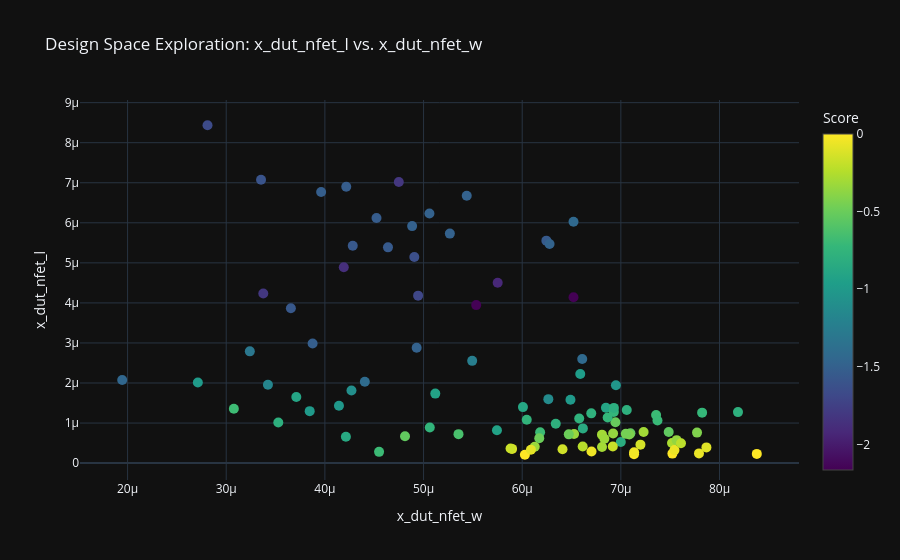
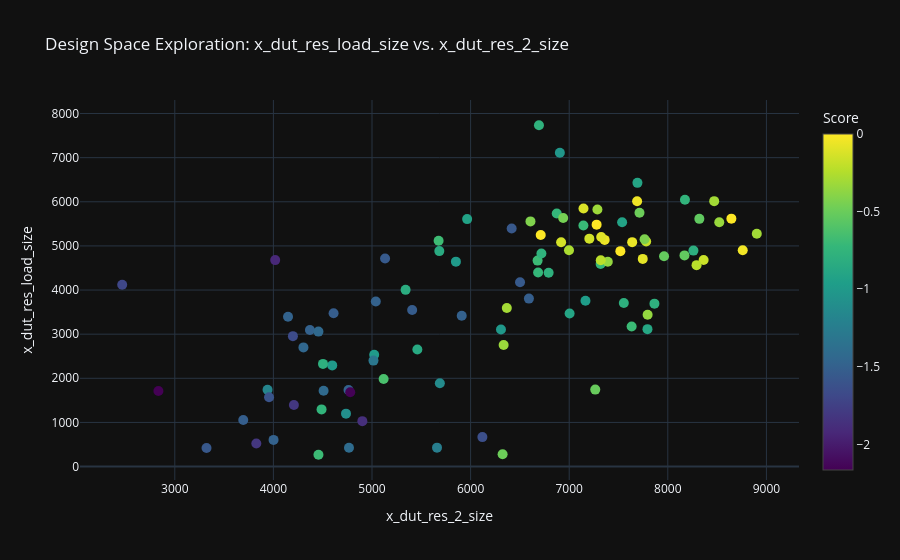
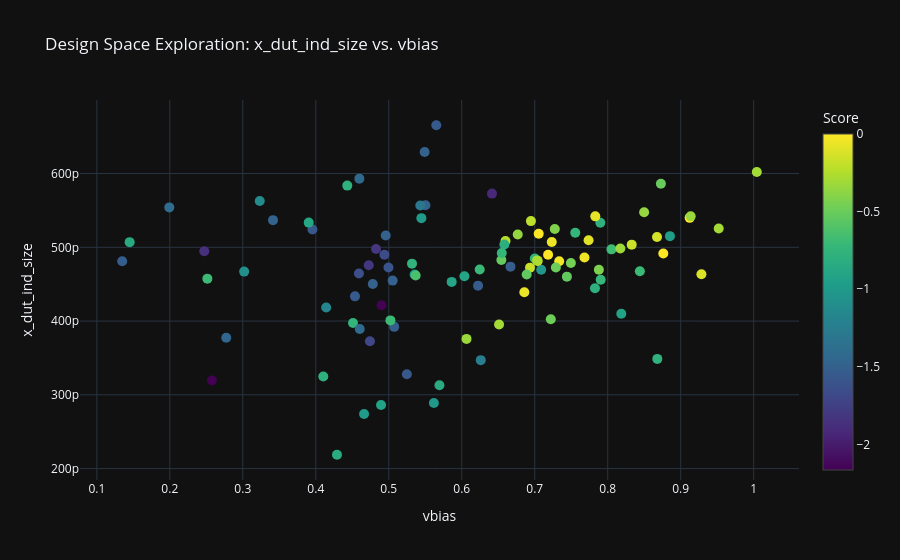

Notebook cell for these charts, in order:
### Markdown cell above
### (4) Design Space Exploration

### Code cell
circuit_optimizer.plot_design_space_exploration(param_x="x_dut_nfet_w", param_y="x_dut_nfet_l", show=True)
circuit_optimizer.plot_design_space_exploration(param_x="x_dut_res_2_size", param_y="x_dut_res_load_size", show=True)
circuit_optimizer.plot_design_space_exploration(param_x="vbias", param_y="x_dut_ind_size", show=True)
